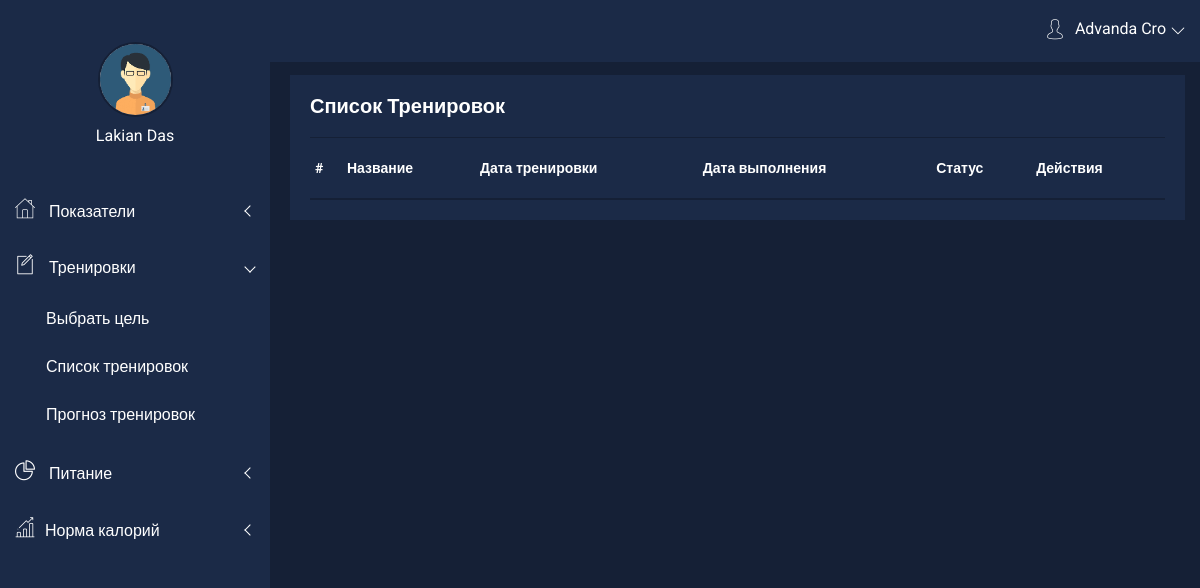
/dashboard/workout (signed in), run on an earlier commit of the app's database.
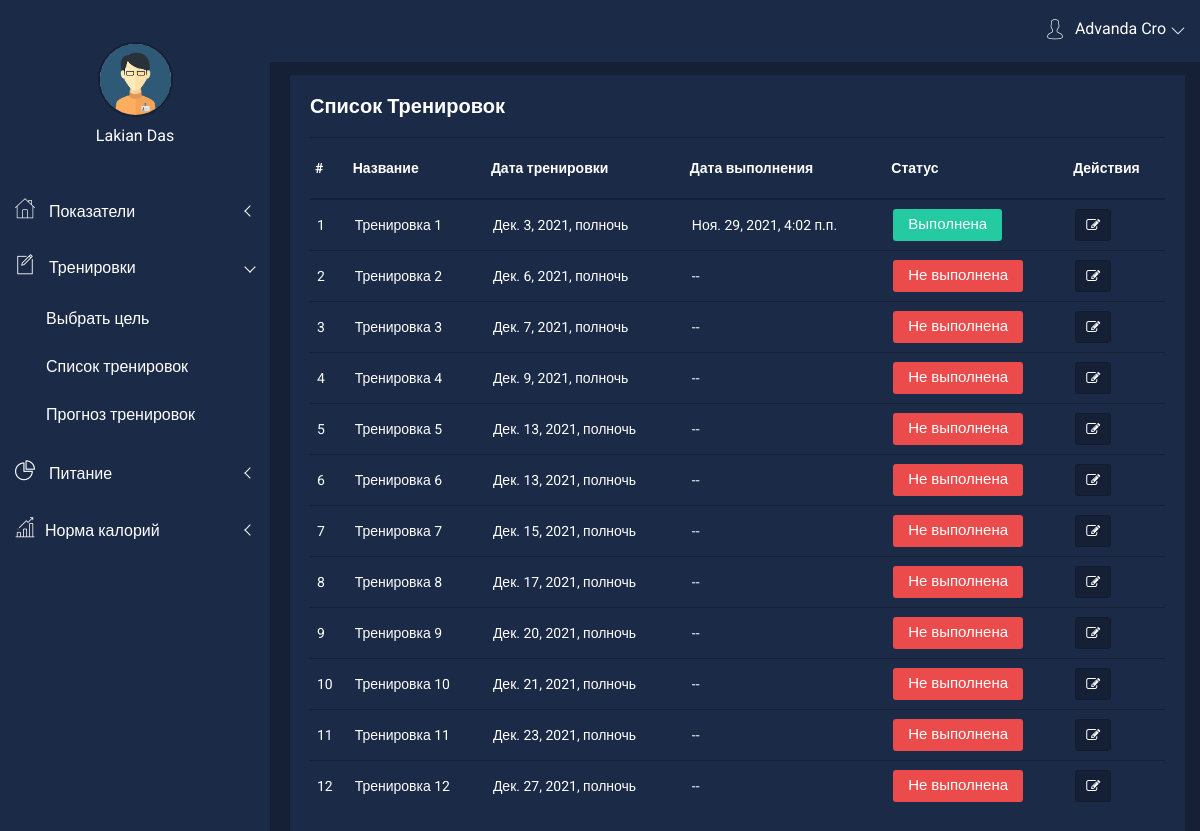
And on a later commit of the database.
### core/models/body_params.py (models this page shows)
class BodyWorkout(models.Model):
    title = models.CharField(max_length=100, verbose_name='Название')
    date_created = models.DateTimeField()
    date_finish = models.DateTimeField(null=True)
    status = models.BooleanField(default=False)
    publications = models.ManyToManyField(BodyExercise)
    user = models.ForeignKey(User, on_delete=models.CASCADE)
    goal = models.ForeignKey(Goals, on_delete=models.CASCADE)

### tracker/views/views_workout.py (the view)
# urls.py: path('workout', views.workout_list, name='workout_list'),
def workout_list(request):
    if 'user' in request.session:
        list_work = BodyWorkout.objects.filter(user_id=request.session['user']).all()
        return render(request, 'tracker/workout_list.html', {'list_work': list_work})
    else:
        return redirect('auth:auth')

### templates/tracker/workout_list.html (shortened to what this page needs)
{% extends 'base/dashboard.html' %}
{% load static %}
{% block content %}
    <link rel="stylesheet" href="{% static 'dashboard/css/alerts.css' %}">
    <div class="product-status mg-b-30 mg-t-15" style="margin-left: 10px;">
        <div class="container-fluid">
            <div class="row">
                <div class="col-lg-12 col-md-12 col-sm-12 col-xs-12">
                    <div class="product-status-wrap">
                        <h4>Список Тренировок</h4>
                        {% if not True %}
                            <h4>Записей нет</h4>
                        {% else %}
                            <table>
                                <tr>
                                    <th>#</th>
                                    <th>Название</th>
                                    <th>Дата тренировки</th>
                                    <th>Дата выполнения</th>
                                    <th>Статус</th>
                                    <th>Действия</th>
                                </tr>
                                {% for item in list_work %}
                                    <tr>
                                        <td>{{ forloop.counter }}</td>
                                        <td>{{ item.title }}</td>
                                        <td>{{ item.date_created }}</td>
                                        <td>{{ item.date_finish|default_if_none:"--" }}</td>
                                        <td>
                                            {% if item.status %}
                                                <button class="pd-setting">Выполнена</button>
                                            {% else %}
                                                <button class="ds-setting">Не выполнена</button>
                                            {% endif %}
                                        </td>
                                        <td>
                                            <button data-toggle="tooltip" title="Просмотреть" class="pd-setting-ed"
                                                    onclick="window.location.href='{% url 'tracker:workout_show' id=item.id %}'">
                                                <i class="fa fa-pencil-square-o" aria-hidden="true"></i>
                                            </button>
                                        </td>
                                    </tr>
                                {% endfor %}
                            </table>
                        {% endif %}
                    </div>
                </div>
            </div>
        </div>
    </div>
{% endblock %}

What changed in the data, as far as the page shows it:
added BodyWorkout: title "Тренировка 1", date_created "Дек. 3, 2021, полночь", date_finish "Ноя. 29, 2021, 4:02 п.п.", status "Выполнена"
added BodyWorkout: title "Тренировка 2", date_created "Дек. 6, 2021, полночь", date_finish "--", status "Не выполнена"
added BodyWorkout: title "Тренировка 3", date_created "Дек. 7, 2021, полночь", date_finish "--", status "Не выполнена"
added BodyWorkout: title "Тренировка 4", date_created "Дек. 9, 2021, полночь", date_finish "--", status "Не выполнена"
added BodyWorkout: title "Тренировка 5", date_created "Дек. 13, 2021, полночь", date_finish "--", status "Не выполнена"
added BodyWorkout: title "Тренировка 6", date_created "Дек. 13, 2021, полночь", date_finish "--", status "Не выполнена"
added BodyWorkout: title "Тренировка 7", date_created "Дек. 15, 2021, полночь", date_finish "--", status "Не выполнена"
added BodyWorkout: title "Тренировка 8", date_created "Дек. 17, 2021, полночь", date_finish "--", status "Не выполнена"
added BodyWorkout: title "Тренировка 9", date_created "Дек. 20, 2021, полночь", date_finish "--", status "Не выполнена"
added BodyWorkout: title "Тренировка 10", date_created "Дек. 21, 2021, полночь", date_finish "--", status "Не выполнена"
added BodyWorkout: title "Тренировка 11", date_created "Дек. 23, 2021, полночь", date_finish "--", status "Не выполнена"
added BodyWorkout: title "Тренировка 12", date_created "Дек. 27, 2021, полночь", date_finish "--", status "Не выполнена"
